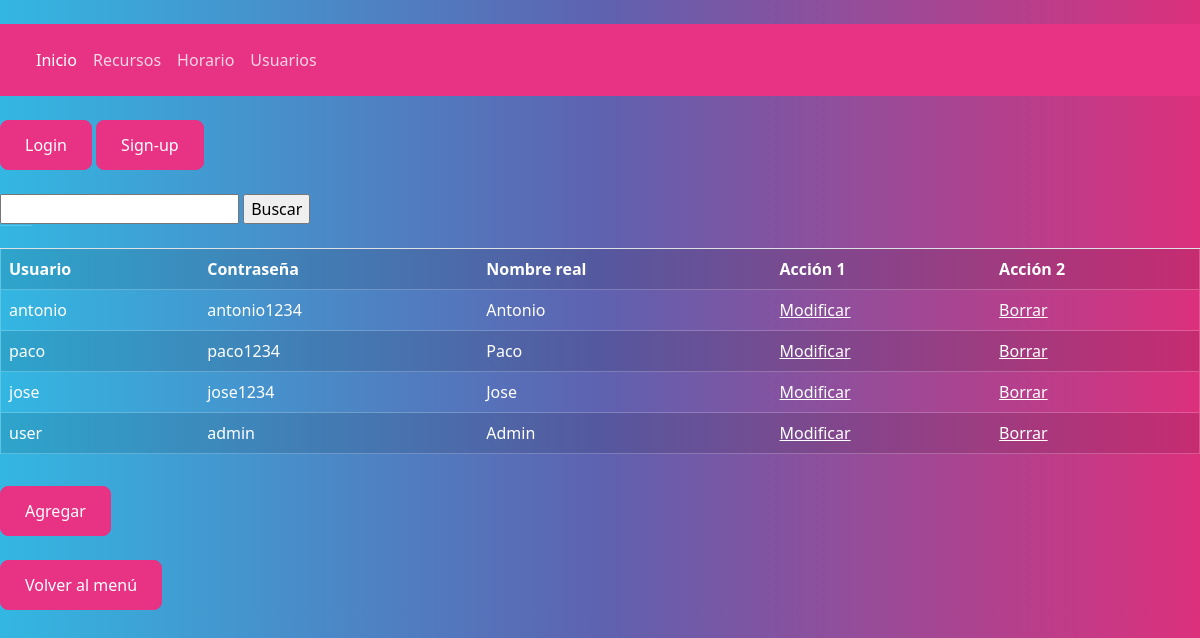
The app's page /index.php?action=showAllUsers&controller=controllerUser with its own data.
### tables this page shows
CREATE TABLE user (
    id INT UNSIGNED AUTO_INCREMENT PRIMARY KEY,
    username VARCHAR(50) NOT NULL,
    password VARCHAR(50) NOT NULL,
    realname VARCHAR(100) NOT NULL
);

### models/db.php (called while the page is built, shortened)
<?php
class DB
{
    private static $connection;
    public static function createConnection()
    {
        DB::$connection = new mysqli(Config::$server, Config::$user, Config::$psw, Config::$dbname);
        if (DB::$connection->connect_errno) return false;
        else return true;
    }
    public static function dataQuery($sql)
    {
        $res = self::$connection->query($sql);
        $resArray = array();
        if ($res->num_rows > 0) {
            while ($row = $res->fetch_array()) {
                $resArray[] = $row;
            }
        } else {
            $resArray = null;
        }
        return $resArray;
    }
}

### models/user.php (called while the page is built, shortened)
<?php
include("db.php");
class User
{
    public function queryAll()
    {
        $result = DB::dataQuery("SELECT * FROM user");
        if (count($result) > 0)
            return $result;
        else
            return null;
    }
}

### views/user/showUsers.php (the view, shortened to what this page needs)
<?php
$query = $data[2];
echo "<form action='index.php'>
    <input type='hidden' name='action' value='buscarUser'>
    <input type='search' name='textoBusqueda'>
    <input type='submit' value='Buscar'>
    </form><br>";
echo "<table border ='1' class='table table-striped'>
    <tr>
    <th scope='col'>Usuario</th>
    <th scope='col'>Contraseña</th>
    <th scope='col'>Nombre real</th>
    <th scope='col'>Acción 1</th>
    <th scope='col'>Acción 2</th>
    </tr>";
foreach ($query as $row) {
    echo "<tr>";
    echo "<td>" . $row['username'] . "</td>";
    echo "<td>" . $row['password'] . "</td>";
    echo "<td>" . $row['realname'] . "</td>";
    echo "<td><a href='index.php?action=formularioModifyUser&controller=controllerUser&id=" . $row['id'] . "'>Modificar</a></td>";
    echo "<td><a href='index.php?action=deleteUser&controller=controllerUser&id=" . $row['id'] . "'>Borrar</a></td>";
    echo "</tr>";
}
echo "</table>";
echo "<button class='btn btn-primary' onclick=\"window.location.href='index.php?action=formCreateUser&controller=controllerUser';\">Agregar</button>";

### records on screen
user: username "antonio", password "antonio1234", realname "Antonio"
user: username "paco", password "paco1234", realname "Paco"
user: username "jose", password "jose1234", realname "Jose"
user: username "user", password "admin", realname "Admin"
